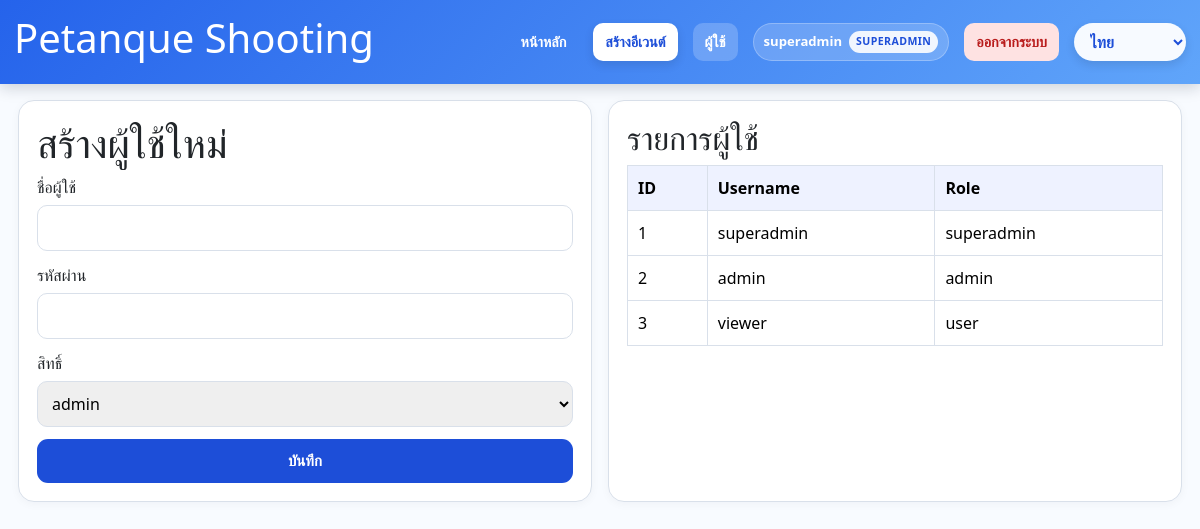
Before: /admin/users (signed in) with the older database file.
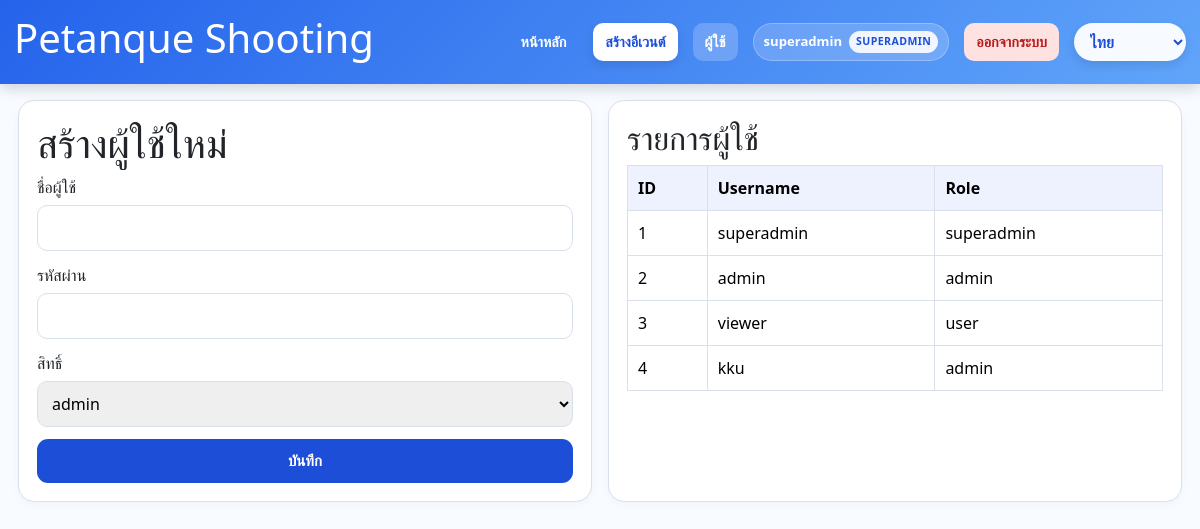
After: the same page with the newer database file.
### app.py (models this page shows, shortened)
class User(UserMixin, db.Model):
    id = db.Column(db.Integer, primary_key=True)
    username = db.Column(db.String(80), unique=True, nullable=False)
    password_hash = db.Column(db.String(255), nullable=False)
    role = db.Column(db.String(20), nullable=False, default="user")
    created_at = db.Column(db.DateTime, default=datetime.utcnow)

### app.py (the view, shortened to what this page needs)
@app.route("/admin/users", methods=["GET", "POST"])
@login_required
@role_required("superadmin")
def manage_users():
    users = User.query.order_by(User.id).all()
    return render_template("users.html", users=users)

### app.py (called while the page is built)
def current_language() -> str:
    lang = session.get("lang", "th")
    return lang if lang in SUPPORTED_LANGS else "th"

@app.context_processor
def inject_language_options():
    lang = current_language()
    return {
        "current_lang": lang,
        "lang_labels": LANG_LABELS,
        "html_lang": "zh-CN" if lang == "zh" else lang,
    }

@login_manager.user_loader
def load_user(user_id: str):
    return User.query.get(int(user_id))

def role_required(*roles: str):
    def decorator(func_):
        @wraps(func_)
        def wrapper(*args, **kwargs):
            if not current_user.is_authenticated:
                return redirect(url_for("login"))
            if current_user.role == "superadmin" or current_user.role in roles:
                return func_(*args, **kwargs)
            flash("คุณไม่มีสิทธิ์ทำรายการนี้", "warning")
            return redirect(url_for("index"))
        return wrapper
    return decorator

@app.context_processor
def inject_globals():
    return {"now": datetime.now(), "MAX_RED_CARDS": MAX_RED_CARDS}

@app.after_request
def live_report_public_headers(response):
    response.headers.setdefault("Access-Control-Allow-Origin", "*")
    response.headers.setdefault("Access-Control-Allow-Headers", "Content-Type, Authorization")
    response.headers.setdefault("Access-Control-Allow-Methods", "GET, OPTIONS")
    response.headers.pop("X-Frame-Options", None)
    response.headers.setdefault("Content-Security-Policy", "frame-ancestors *")
    return response

### templates/users.html (shortened to what this page needs)
{% extends 'base.html' %}
{% block content %}
<div class="grid-2 users-page">
  <section class="card">
    <h1>สร้างผู้ใช้ใหม่</h1>
    <form method="post" class="form-grid">
      <label>ชื่อผู้ใช้<input name="username" required></label>
      <label>รหัสผ่าน<input name="password" required></label>
      <label>สิทธิ์
        <select name="role">
          <option value="admin">admin</option>
        </select>
      </label>
      <button class="btn" type="submit">บันทึก</button>
    </form>
  </section>
  <section class="card">
    <h2>รายการผู้ใช้</h2>
    <div class="table-wrap">
      <table class="table">
        <thead><tr><th>ID</th><th>Username</th><th>Role</th></tr></thead>
        <tbody>{% for user in users %}<tr><td>{{ user.id }}</td><td>{{ user.username }}</td><td>{{ user.role }}</td></tr>{% endfor %}</tbody>
      </table>
    </div>
  </section>
</div>
{% endblock %}

### templates/base.html (shortened to what this page needs)
<!doctype html>
<html lang="{{ html_lang|default('th') }}">
<head>
  <link href="https://cdn.jsdelivr.net/npm/bootstrap@5.3.3/dist/css/bootstrap.min.css" rel="stylesheet">
  <link rel="stylesheet" href="{{ url_for('static', filename='css/style.css') }}">
</head>
<body>
  <nav class="navbar navbar-expand-lg navbar-dark navbar-custom">
    <div class="container-fluid">
      <a class="navbar-brand" href="{{ url_for('index') }}">
        <h1>Petanque Shooting</h1>
      </a>
      <div class="collapse navbar-collapse" id="mainNavbar">
        <ul class="navbar-nav ms-auto">
          <li class="nav-item">
            <a class="nav-link {% if request.endpoint == 'index' %}active{% endif %}"
              href="{{ url_for('index') }}">
              หน้าหลัก
            </a>
          </li>
          {% if current_user.is_authenticated and current_user.role in ['admin','superadmin'] %}
          <li class="nav-item">
            <a class="nav-link primary-link {% if request.endpoint == 'create_event' %}active{% endif %}"
              href="{{ url_for('create_event') }}">
              สร้างอีเวนต์
            </a>
          </li>
          {% endif %}
          {% if current_user.is_authenticated and current_user.role == 'superadmin' %}
          <li class="nav-item">
            <a class="nav-link {% if request.endpoint == 'manage_users' %}active{% endif %}"
              href="{{ url_for('manage_users') }}">
              ผู้ใช้
            </a>
          </li>
          {% endif %}
          {% if current_user.is_authenticated %}
          <li class="nav-item d-flex align-items-center">
            <span class="user-badge">
              <span>{{ current_user.username }}</span>
              <span class="role-badge">{{ current_user.role }}</span>
            </span>
          </li>
          <li class="nav-item">
            <a class="nav-link logout-link" href="{{ url_for('logout') }}">
              ออกจากระบบ
            </a>
          </li>
          {% endif %}
          <li class="nav-item d-flex align-items-center">
            <select class="language-switcher" id="languageSwitcher" aria-label="Language">
              {% for code, item in lang_labels.items() %}
                <option value="{{ code }}" {% if code == current_lang %}selected{% endif %}>{{ item.name }}</option>
              {% endfor %}
            </select>
          </li>
        </ul>
      </div>
    </div>
  </nav>
  <main class="container-main">
    {% block content %}{% endblock %}
  </main>
</body>
</html>

### static/css/style.css (style rules this page uses)
:root { --bg:#f3f6fb;--card:#fff;--line:#d9e0ea;--text:#1f2937;--muted:#6b7280;--accent:#1d4ed8;--soft:#eff6ff }
* { box-sizing:border-box }
body { margin:0;font-family:Arial,Helvetica,sans-serif;background:var(--bg);color:var(--text) }
a { text-decoration:none;color:inherit }
.card { background:var(--card);border:1px solid var(--line);border-radius:16px;padding:18px;margin-bottom:20px;box-shadow:0 2px 10px rgba(15,23,42,.04) }
.section-head,.toolbar,.hero-grid,.grid-2,.stats-grid { display:flex;gap:16px }
.hero-grid,.grid-2 { display:grid;grid-template-columns:1fr 1fr }
.form-grid { display:grid;gap:12px }
.form-grid input,.form-grid select { width:100%;padding:10px;border:1px solid var(--line);border-radius:10px;margin-top:6px }
.btn { border:none;background:var(--accent);color:#fff;padding:10px 14px;border-radius:10px;cursor:pointer;display:inline-block }
.table { width:100%;border-collapse:collapse }
.table th,.table td { border:1px solid var(--line);padding:10px;vertical-align:top }
.table thead th { background:#eef2ff }
.table-wrap { width:100%; overflow-x:auto; -webkit-overflow-scrolling:touch; }
.table th, .table td { white-space:nowrap; }
:root { --sc-table-min-width: 1120px; --sc-left: 120px; --sc-side: 120px; --sc-cell: 44px; --sc-input-w: 34px; --sc-input-h: 28px; --sc-total: 60px; --sc-img-w: 160px; --sc-img-h: 120px; --sc-font: 14px; --sc-pad-y: 3px; --sc-pad-x: 1px; --sc-border: #111827; }
@media (max-width: 1200px) { :root { --sc-table-min-width: 1020px; --sc-left: 78px; --sc-side: 110px; --sc-side2: 90px; --sc-cell: 30px; --sc-input-w: 30px; --sc-input-h: 28px; --sc-total: 52px; --sc-img-w: 120px; --sc-img-h: 90px; --sc-font: 10px; --sc-pad-y: 2px; --sc-pad-x: 1px; } }
.btn, button, .action-btn { min-height: 44px; padding: 10px 14px; font-size: 15px; border-radius: 11px; font-weight: 800; }

### templates/base.html (style rules this page uses)
* { box-sizing: border-box; }
html, body { margin: 0; max-width: 100%; overflow-x: hidden; }
body { background: #f8fbff; color: #0f172a; font-family: system-ui, -apple-system, BlinkMacSystemFont, "Segoe UI", sans-serif; }
.navbar-custom { position: sticky; top: 0; z-index: 1000; background: linear-gradient(135deg, #2563eb, #60a5fa); box-shadow: 0 4px 14px rgba(15, 23, 42, .18); padding-top: .55rem; padding-bottom: .55rem; }
.navbar-custom .container-fluid { width: 100%; max-width: 100%; padding-left: 14px; padding-right: 14px; }
.navbar-brand { display: inline-flex; align-items: center; gap: 10px; color: #fff !important; font-size: 1.05rem; font-weight: 900; white-space: nowrap; max-width: 55vw; overflow: hidden; text-overflow: ellipsis; }
.navbar-custom .navbar-nav { align-items: center; gap: 15px; }
.navbar-custom .nav-link { color: #fff !important; font-weight: 800; font-size: .9rem; padding: 8px 12px !important; border-radius: 10px; white-space: nowrap; transition: .18s ease; }
.navbar-custom .nav-link:hover, .navbar-custom .nav-link.active { background: rgba(255, 255, 255, .20); color: #fff !important; }
.navbar-custom .nav-link.primary-link { background: #ffffff; color: #1d4ed8 !important; box-shadow: 0 4px 10px rgba(15, 23, 42, .12); }
.navbar-custom .nav-link.logout-link { background: #fee2e2; color: #b91c1c !important; }
.language-switcher { min-width: 112px; border: 0; border-radius: 999px; padding: 7px 12px; font-weight: 900; color: #1d4ed8; background: rgba(255,255,255,.95); box-shadow: 0 4px 10px rgba(15, 23, 42, .12); }
.user-badge { display: inline-flex; align-items: center; gap: 7px; padding: 7px 10px; border-radius: 999px; color: #fff; background: rgba(255, 255, 255, .18); border: 1px solid rgba(255, 255, 255, .25); font-size: .82rem; font-weight: 900; white-space: nowrap; }
.role-badge { display: inline-flex; align-items: center; padding: 3px 7px; border-radius: 999px; background: rgba(255, 255, 255, .90); color: #1d4ed8; font-size: .66rem; font-weight: 900; text-transform: uppercase; letter-spacing: .04em; }
.container-main { width: 100%; max-width: 100%; margin: 0; padding: 16px 18px 28px; overflow-x: hidden; }

Changed rows visible on the page:
added User: id "4", username "kku", role "admin"
